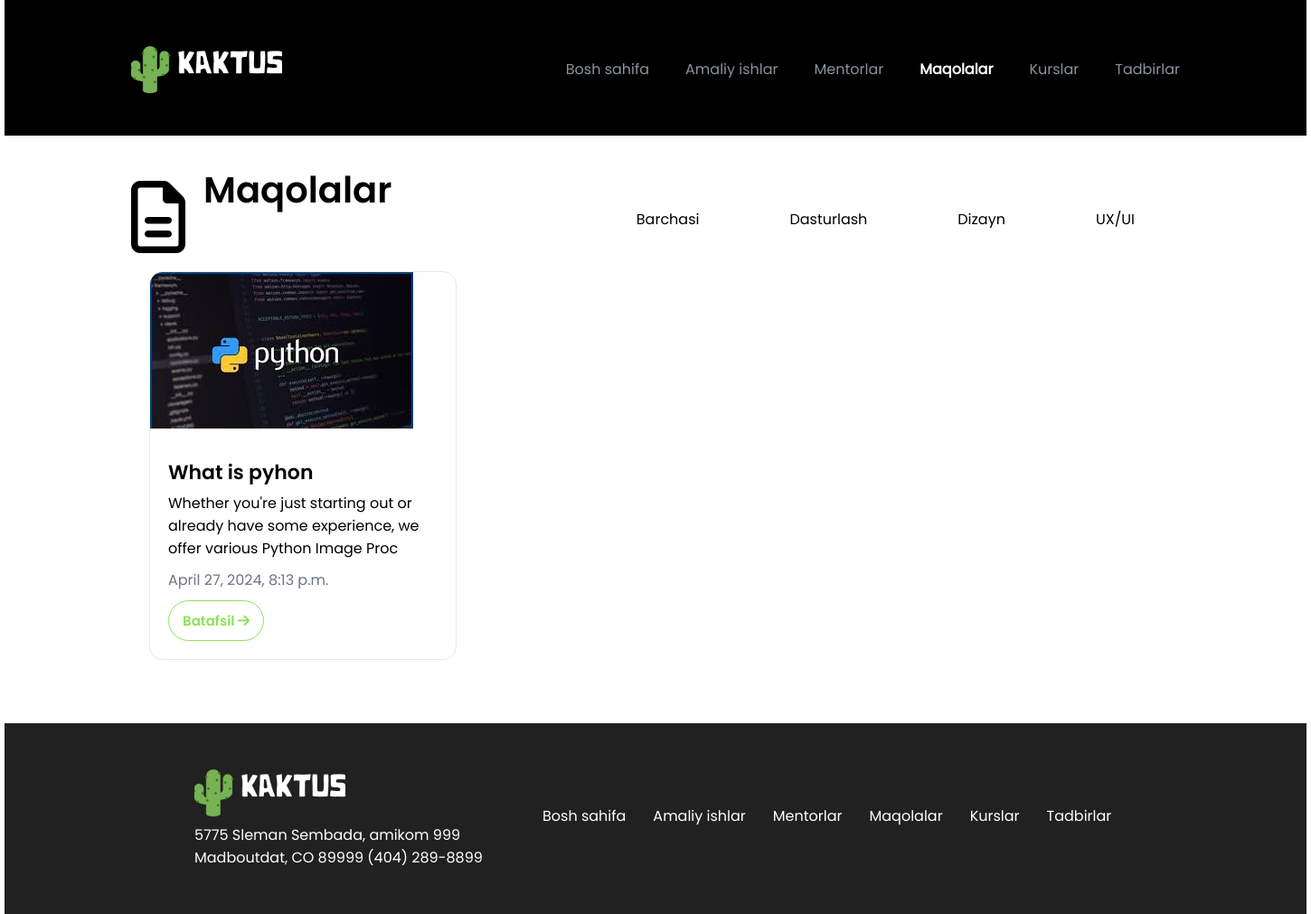
The app's page /article/ with its own data.
### mysite/models.py (models this page shows, shortened)
class Article(TimeStampedMixin):
    name = models.CharField(max_length=255,null=True, blank=True)
    text = models.TextField(null=True, blank=True)
    mentor = models.ForeignKey(Mentor, on_delete=models.CASCADE)
    field = models.ForeignKey(Field, on_delete=models.CASCADE, null=True, blank=True)
    picture = models.ImageField(upload_to='media', null=True, blank=True)
    rating = models.IntegerField(null=True, blank=True)
    class Meta:
        verbose_name = "Article"
        verbose_name_plural = "Articles"
        db_table = "article"

### mysite/views.py (the view)
# urls.py: path('article/', article,name="article"),
def article(request):
    data = Article.objects.all()
    context = {
        "data": data,
    }
    return render(request, 'articles.html', context)

### templates/articles.html (shortened to what this page needs)
<!DOCTYPE html>
<html lang="en">
<head>
    {% load static %}
    <link rel="stylesheet" href="{% static 'css/style.css' %}">
    <link rel="stylesheet" href="{% static 'css/all.css' %}">
</head>
<body>
    <div class="container">
        <div class="page">
            <div class="row">
                <header>
                    <div class="header__logo">
                       <a href="{% url 'index' %}">
                            <img src="{% static 'images/kaktus_logo.png' %}" alt="aaa">
                        </a>
                    </div>
                    <nav class="header__nav">
                        <ul>
                            <li><a href="{% url 'index' %}">Bosh sahifa</a></li>
                            <li><a href="{% url 'project' %}" >Amaliy ishlar</a></li>
                            <li><a href="{% url 'mentor' %}" >Mentorlar</a></li>
                            <li><a href="{% url 'article' %}" class="active">Maqolalar</a></li>
                            <li><a href="{% url 'course' %}">Kurslar</a></li>
                            <li><a href="{% url 'event' %}">Tadbirlar</a></li>
                        </ul>
                    </nav>
                </header>
            </div>
        </div>
        <div class="maqola_page">
            <div class="row">
                <div class="page__header">
                    <div class="page__title">
                        <i class="fa-regular fa-file-lines"></i> <span>Maqolalar</span>
                    </div>
                    <div class="page__filter">
                        <a href="{% url 'article' %}" class="page__filter-btn">Barchasi</a>
                        <a href="{% url 'articlefilter' id=1 %}" class="page__filter-btn">Dasturlash</a>
                        <a href="{% url 'articlefilter' id=2 %}" class="page__filter-btn">Dizayn</a>
                        <a href="{% url 'articlefilter' id=3 %}" class="page__filter-btn">UX/UI</a>
                    </div>
                </div>
                <div class="universal_cards">
                    {% for i in data %}
                    <div class="universal_card">
                        <img src="{{i.picture.url}}" alt="" class="card-img-top">
                        <div class="card-body">
                            <h5 class="card-title">{{i.name}}</h5>
                            <p class="card-text">{{i.text|slice:":100"}}</p>
                            <p class="card-data">{{i.created_at}}</p>
                            <a href="{% url 'article_single' id=i.id %}" class="card-link">Batafsil <i class="fa-solid fa-arrow-right"></i></a>
                        </div>
                    </div>
                    {% endfor %}
                </div>
            </div>
        </div>
        <footer>
            <div class="row">
                <div class="footer__cols">
                    <div class="footer__col-info">
                        <a href="index.html">
                            <img src="{% static 'images/kaktus_logo.png' %}" alt="aaa">
                        </a>
                        <p>5775 Sleman Sembada, amikom 999 Madboutdat, CO 89999 (404) 289-8899</p>
                    </div>
                    <div class="footer__col-menu">
                        <ul>
                            <li><a href="{% url 'index' %}">Bosh sahifa</a></li>
                            <li><a href="{% url 'project' %}" >Amaliy ishlar</a></li>
                            <li><a href="{% url 'mentor' %}" >Mentorlar</a></li>
                            <li><a href="{% url 'article' %}"  class="active">Maqolalar</a></li>
                            <li><a href="{% url 'course' %}">Kurslar</a></li>
                            <li><a href="{% url 'event' %}">Tadbirlar</a></li>
                        </ul>
                    </div>
                </div>
            </div>
        </footer>
    </div>
</body>
</html>

### static/css/style.css (style rules this page uses)
* { margin:0px; padding:0px; box-sizing: border-box; font-family: "Poppins"; transition: all .3s; }
a { text-decoration: none; }
.container { width: 1440px; margin:0 auto; }
.container .row { width: 1160px; margin:0 auto; }
header { padding-top:50px; display: flex; justify-content: space-between; align-content: center; }
header .header__logo a { display: flex; align-content: center; color: #fff; }
header .header__nav { line-height: 54px; }
header .header__nav ul { display: flex; list-style: none; }
header .header__nav ul li a { font-family: "Poppins"; color:#89939E; margin-left:40px; }
header .header__nav ul li .active { color:#ffffff; font-weight: 600; }
.universal_cards { display: flex; flex-wrap: wrap; justify-content: space-between; }
.universal_card { width: 340px; border:1px solid #E9E9E9; border-radius: 15px; margin:20px; overflow: hidden; }
.universal_card .card-body { padding:20px; }
.universal_card .card-body .card-title { font-family: "Poppins600"; font-size: 22px; margin-top:5px; }
.universal_card .card-body .card-text { margin-top:5px; }
.universal_card .card-body .card-data { color:#697586; margin-top:10px; }
.universal_card .card-body .card-link { font-family: "Poppins600"; padding:10px 15px; color: #8CE25A; border:1px solid #8CE25A; border-radius:30px; font-size: 15px; margin-top:10px; display: inline-block; }
.page { background-color: black; height: 150px; }
.maqola_page .page__header { display: flex; flex-wrap: wrap; justify-content: space-between; }
.page__header .page__title { display: flex; width: 400px; }
.page__header .page__title i { margin-top:50px; font-size: 80px; }
.page__header .page__title span { font-family: "Poppins600"; font-size: 40px; margin-left:20px; margin-top:30px; }
.page__header .page__filter { margin-top:60px; height: 60px; display: flex; }
.page__header .page__filter-btn { padding:20px 50px; display: block; color:black; }
footer { margin-top:50px; background-color: #212121; }
.footer__cols { padding:50px; display: flex; }
.footer__col-info { width: 350px; margin:0px 20px; }
.footer__col-info p { color:white; }
.footer__col-menu ul { list-style: none; display: flex; }
.footer__col-menu ul li a { display: block; margin:40px 15px; color:white; }

### records on screen
Article: picture (picture), name "What is pyhon", text "Whether you're just starting out or already have some experience, we offer various Python Image Proc", created_at "April 27, 2024, 8:13 p.m."
